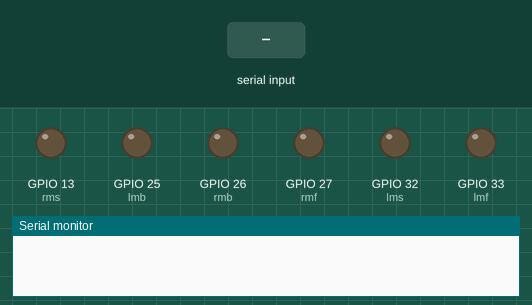
A sketch run on a simulated ESP32. Shown: output pins drawn as LEDs (lit = HIGH), the last lines printed to the serial monitor. The inputs (shaded band) are chosen by the test bench. Nothing arrives over Bluetooth unless stated.

Above: at 1.2 s.
1.3 s: "H" received over the second serial link
At 2.2 s:
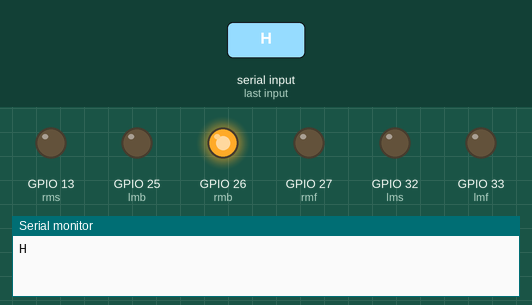
2.8 s: "I" received over the second serial link
At 3.3 s:
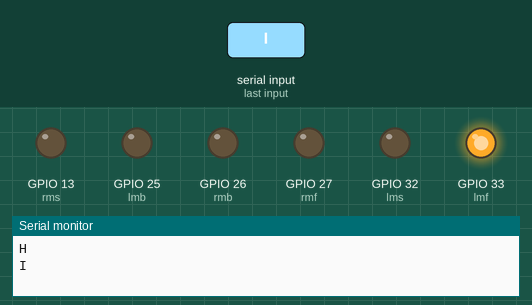
4.3 s: "J" received over the second serial link
At 5.5 s:
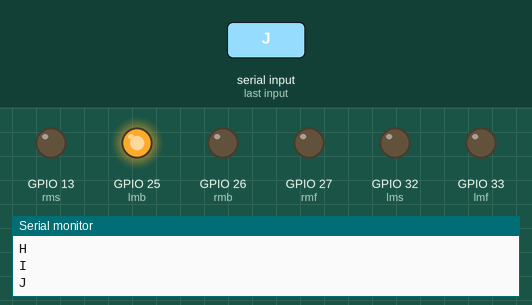
5.8 s: "90,45\n" received over the second serial link
At 6.9 s:
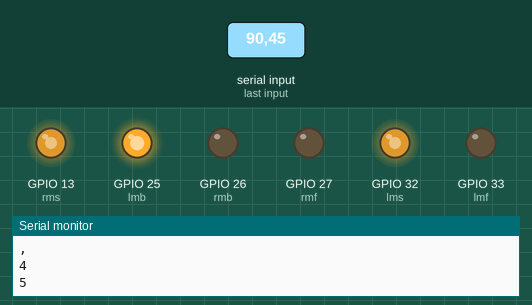
7.3 s: "S" received over the second serial link
At 8.0 s:
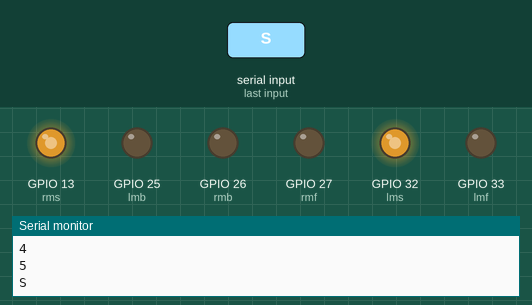
8.8 s: "F90\n" received over the second serial link
At 9.1 s:
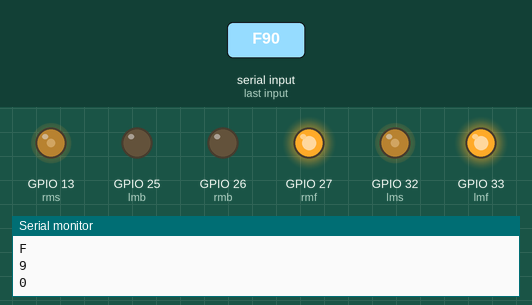
Timing chart, 0 to 11.3 s (numbered marks = the images above; inputs shaded):
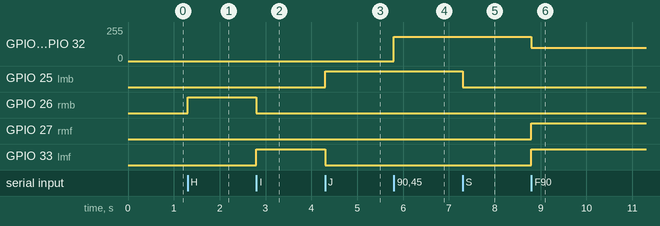

The sketch:

ESP32_Simple_BLE_Bot.ino
```cpp
#include <BluetoothSerial.h>
#include <ESP32Servo.h>

// Servo base, top;
BluetoothSerial SerialBT;


int lms = 32, lmf = 33, lmb = 25, rmf = 27, rmb = 26, rms = 13;
int speed = 100;
char x;

void setup() {
  Serial.begin(115200);
  SerialBT.begin("Bluetooth Car");
  pinMode(lmf, OUTPUT);
  pinMode(lmb, OUTPUT);
  pinMode(rmf, OUTPUT);
  pinMode(rmb, OUTPUT);
  ledcSetup(0, 1000, 8);
  ledcSetup(1, 1000, 8);
  ledcAttachPin(lms, 0);
  ledcAttachPin(rms, 0);
  motor(0, 0);
}

void loop() {
  if (SerialBT.available()) {
    x = SerialBT.read();
    Serial.println(x);
    motor_mode();
  }
}
```

motor.ino
```cpp
void motor(int a, int b) {
  digitalWrite(lmf, (a > 0));
  digitalWrite(lmb, (a < 0));
  digitalWrite(rmf, (b > 0));
  digitalWrite(rmb, (b < 0));
}
```

move.ino
```cpp
void motor_mode() {
  if (x == 'F') motor(1, 1);
  else if (x == 'B') motor(-1, -1);
  else if (x == 'L') motor(-1, 1);
  else if (x == 'R') motor(1, -1);
  else if (x == 'G') motor(0, 1);
  else if (x == 'H') motor(0, -1);
  else if (x == 'I') motor(1, 0);
  else if (x == 'J') motor(-1, 0);
  else if (x == 'S') motor(0, 0);
  else if (x >= '0' && x <= '9') {
    speed = map((x - '0'), 0, 9, 100, 250);
    ledcWrite(0, speed);
    ledcWrite(1, speed);
  }
}
```

Measured:
- after the input at 1.3 s, GPIO 26 (rmb): LOW → HIGH at once
- after the input at 2.8 s, GPIO 26 (rmb): HIGH → LOW at once; GPIO 33 (lmf): LOW → HIGH at once
- after the input at 4.3 s, GPIO 25 (lmb): LOW → HIGH at once; GPIO 33 (lmf): HIGH → LOW at once
- after the input at 5.8 s, GPIO 13 (rms), GPIO 32 (lms): 0/255 → 182/255 at once
- after the input at 7.3 s, GPIO 25 (lmb): HIGH → LOW at once
- after the input at 8.8 s, GPIO 13 (rms), GPIO 32 (lms): 182/255 → 100/255 at once; GPIO 27 (rmf), GPIO 33 (lmf): LOW → HIGH at once
